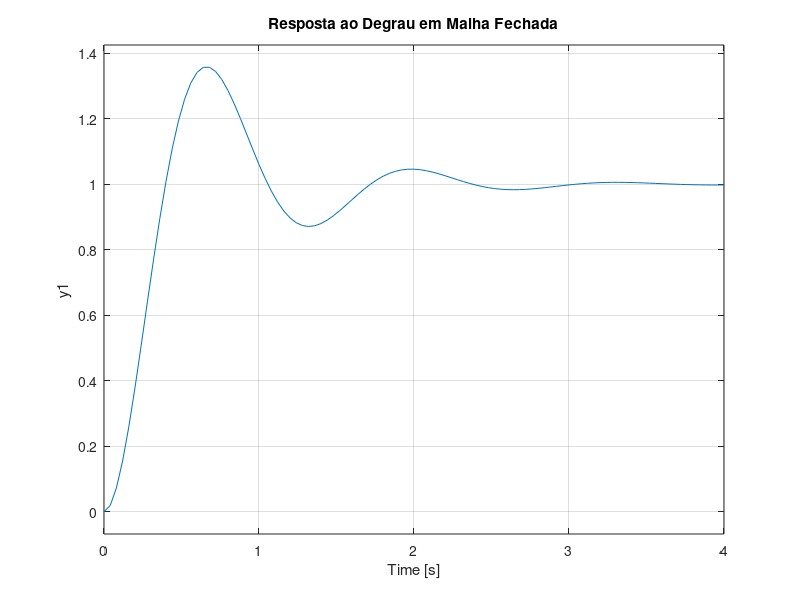

Source code (MATLAB): (Note: this script raises an error after producing the figure.)
% Exercicio 2 exp 3
K = 25;
a = 3.1; % Matricula 231025931
num = K;
den = [1, a, K];
sys = tf(num, den);
step(sys);
grid on;
title('Resposta ao Degrau em Malha Fechada');
hold on;
yline(0.632 * 1, 'r--', '63.2% y_{ss} (0.632)');
figure;
pzmap(sys);
grid on;
title('Mapa de Polos e Zeros');
% Alternativamente
polos = pole(sys);
zeros = zero(sys);
disp(polos);
disp(zeros);
